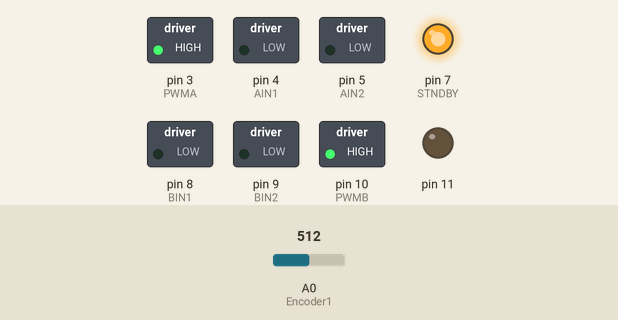
This sketch was run on a simulated Arduino Uno, built with avr-gcc and run on an emulated ATmega328P. Shown: switched loads named in the sketch (green lamp = pin HIGH), output pins drawn as LEDs (lit = HIGH). Dashed ring = blinking. The test bench sets the inputs (shaded band); at power-on: A0 (Encoder1) = 512.

Above: at 1.7 s.
1.8 s: A0 (Encoder1) set to 716
At 3.4 s:
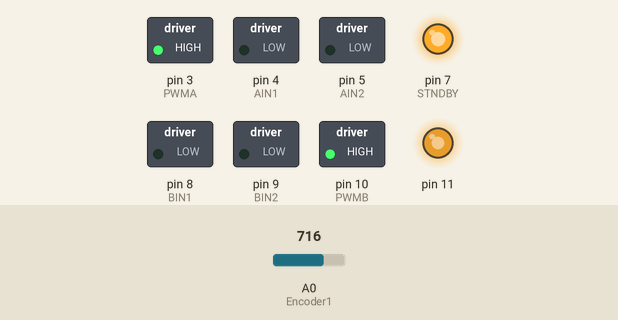
6.0 s: A0 (Encoder1) set to 750
At 7.6 s:
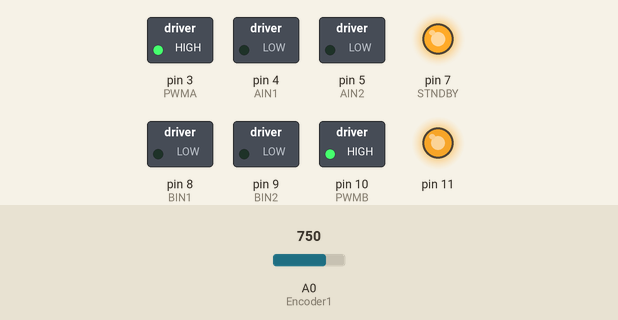
10.2 s: A0 (Encoder1) set to 768
At 11.4 s:
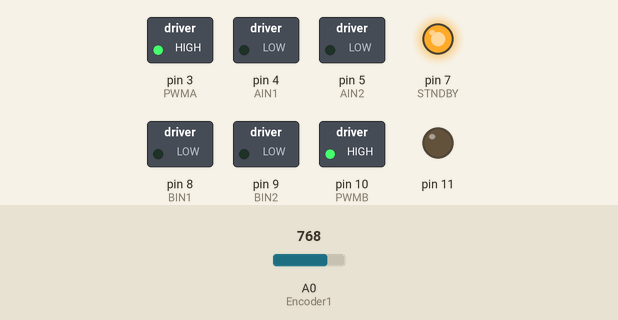
14.4 s: A0 (Encoder1) set to 900
At 15.9 s:
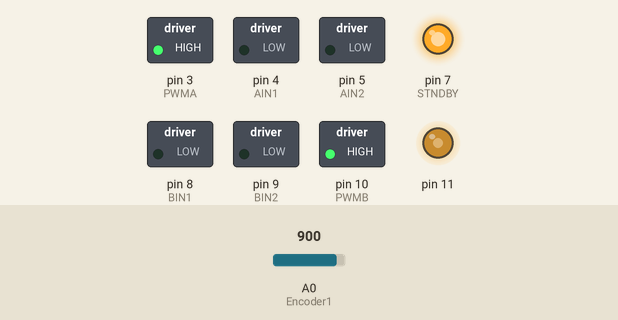
18.6 s: A0 (Encoder1) set to 306
At 20.2 s:
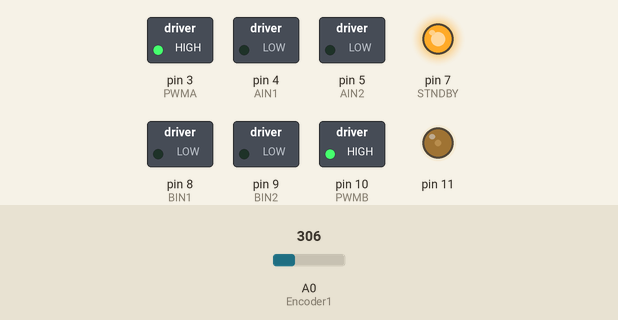
22.8 s: A0 (Encoder1) set to 0
At 24.4 s:
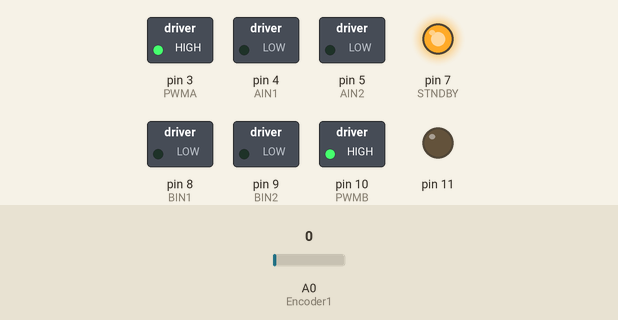
Timing chart, 0 to 28.0 s (numbered marks = the images above; inputs shaded):
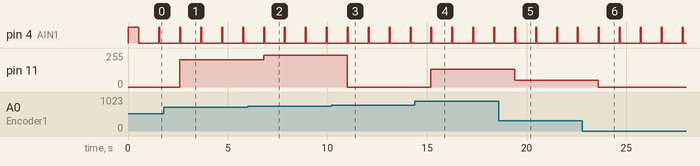

Measured:
- the behaviour switches between 767 and 768 on A0 (Encoder1) (found by bisection; images 2 and 3)
- after the input at 1.8 s, pin 11: 0/255 → 204/255 after 0.80 s
- after the input at 6.0 s, pin 11: 204/255 → 238/255 after 0.80 s
- after the input at 10.2 s, pin 11: 238/255 → 0/255 after 0.80 s
- after the input at 14.4 s, pin 11: 0/255 → 132/255 after 0.80 s
- after the input at 18.6 s, pin 11: 132/255 → 50/255 after 0.80 s
- after the input at 22.8 s, pin 11: 50/255 → 0/255 after 0.80 s
- by itself, pin 4 (AIN1): alternates HIGH for 0.05 s and LOW for 1.0 s

The sketch:

RoboticArmControl.ino
```cpp
// constants won't change. Used here to set a pin number :
const int PWMA = 3;
const int AIN1 = 4;
const int AIN2 = 5;
const int STNDBY = 7;
const int PWMB = 10;
const int BIN1 = 8;
const int BIN2 = 9;
const int Encoder1 = A0;
const int Encoder2 = A1;
const int GrapplerCircuitBreaker = 13;
const int ElbowCircuitBreaker = 12;
int EncoderValue = 1;
int increment=1;

void setup() {
  // set the digital pin as output:
  pinMode(PWMA, OUTPUT);
  pinMode(AIN1, OUTPUT);
  pinMode(AIN2, OUTPUT);
  pinMode(PWMB, OUTPUT);
  pinMode(BIN1, OUTPUT);
  pinMode(BIN2, OUTPUT);
  pinMode(STNDBY, OUTPUT);
  digitalWrite(PWMA, HIGH);
  digitalWrite(PWMB, HIGH);
  digitalWrite(STNDBY, HIGH);
  pinMode(Encoder1, INPUT);
  pinMode(Encoder2, INPUT);
  pinMode(11, OUTPUT);
  pinMode(GrapplerCircuitBreaker,INPUT);
  pinMode(ElbowCircuitBreaker,INPUT);
  digitalWrite(AIN1, HIGH);
  digitalWrite(AIN2, LOW);
  delay(500);
}

void Grappler(boolean Grab_TRUE_Release_False){
  if (Grab_TRUE_Release_False){ //Grab
    digitalRead(GrapplerCircuitBreaker);
    while(digitalRead(GrapplerCircuitBreaker) != HIGH){
      digitalWrite(AIN1, HIGH);
      digitalWrite(AIN2, LOW);
    }
  } else { //Release
    digitalRead(GrapplerCircuitBreaker);
    while(digitalRead(GrapplerCircuitBreaker) != HIGH){
      digitalWrite(AIN1, LOW );
      digitalWrite(AIN2, HIGH);
    }
  }

}

void Elbow(){
    digitalWrite(BIN1, LOW);
    digitalWrite(BIN2, LOW);
}
void loop() {

    EncoderValue = analogRead(A0);
    analogWrite(11,EncoderValue);
    //Grappler(true);
    digitalWrite(AIN1, HIGH);
      digitalWrite(AIN2, LOW);
    delay(50);
    digitalWrite(AIN1, LOW);
      digitalWrite(AIN2, LOW);
      delay(1000);
    /*
    digitalWrite(AIN1, LOW);
    digitalWrite(AIN2, HIGH);
    digitalWrite(BIN1, LOW);
    digitalWrite(BIN2, LOW);
    delay(1000);*/

}
```
